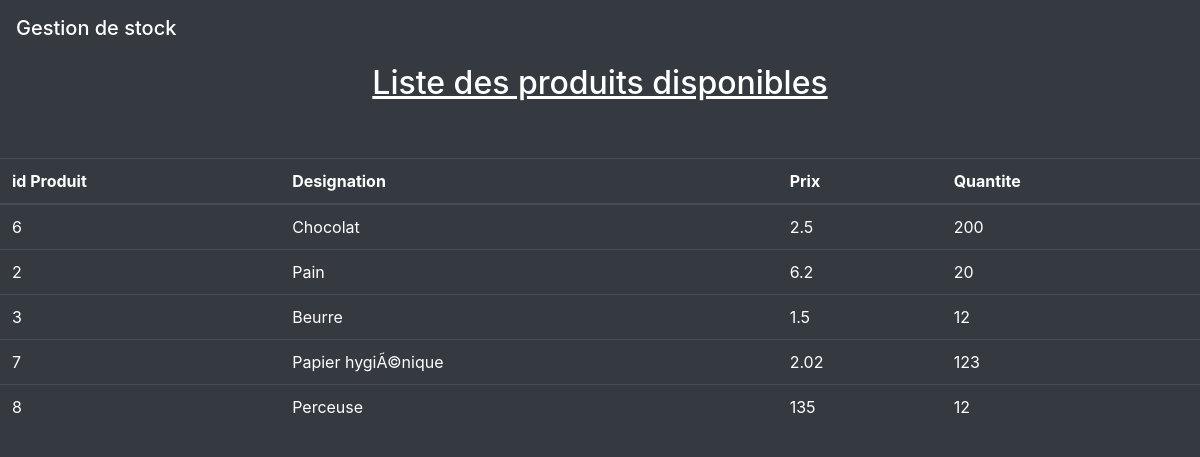
Screenshot of /lundi_29_04/sans_mvc/index.php with the database file from the repository.
### tables this page shows
CREATE TABLE IF NOT EXISTS `produit` (
  `idproduit` int(5) NOT NULL AUTO_INCREMENT,
  `designation` varchar(50) DEFAULT NULL,
  `prix` float DEFAULT NULL,
  `quantite` int(5) DEFAULT NULL,
  `idcategorie` int(5) NOT NULL,
  PRIMARY KEY (`idproduit`),
  KEY `idcategorie` (`idcategorie`)
);

### lundi_29_04/sans_mvc/index.php (the view, shortened to what this page needs)
<html>
<head>
  <link rel="stylesheet" href="https://stackpath.bootstrapcdn.com/bootstrap/4.3.1/css/bootstrap.min.css">
  <link rel="stylesheet" href="main.css">
</head>
<header>
  <nav class="navbar navbar-dark bg-dark">
    <h1 class="navbar-brand">Gestion de stock</h1>
  </nav>
</header>
<body class="bg-dark">
  <center>
    <h2 class="text-white"><ins>Liste des produits disponibles</ins></h2>
    <br>
    <?php
      $pdo = new PDO ("mysql:host=localhost;dbname=base","root","");
      $requete = "select * from produit;";
      $select = $pdo->prepare($requete);
      $select->execute();
      $result = $select->fetchAll();
      echo
      "<table class ='table table-dark'>
      <thead>
        <tr>
          <th scope='col'>id Produit</td>
          <th scope='col'>Designation</td>
          <th scope='col'>Prix</td>
          <th scope='col'>Quantite</td>
        </tr>
      </thead>
      ";
      foreach ($result as $unResultat) {
        echo
        "<tr>
          <td>".$unResultat['idproduit']."</td>
          <td>".$unResultat['designation']."</td>
          <td>".$unResultat['prix']."</td>
          <td>".$unResultat['quantite']."</td>
        </tr>";
      }
      echo "</table>";
    ?>
  </center>
</body>

### rows the page displays
produit: idproduit "6", designation "Chocolat", prix "2.5", quantite "200"
produit: idproduit "2", designation "Pain", prix "6.2", quantite "20"
produit: idproduit "3", designation "Beurre", prix "1.5", quantite "12"
produit: idproduit "7", designation "Papier hygiÃ©nique", prix "2.02", quantite "123"
produit: idproduit "8", designation "Perceuse", prix "135", quantite "12"
